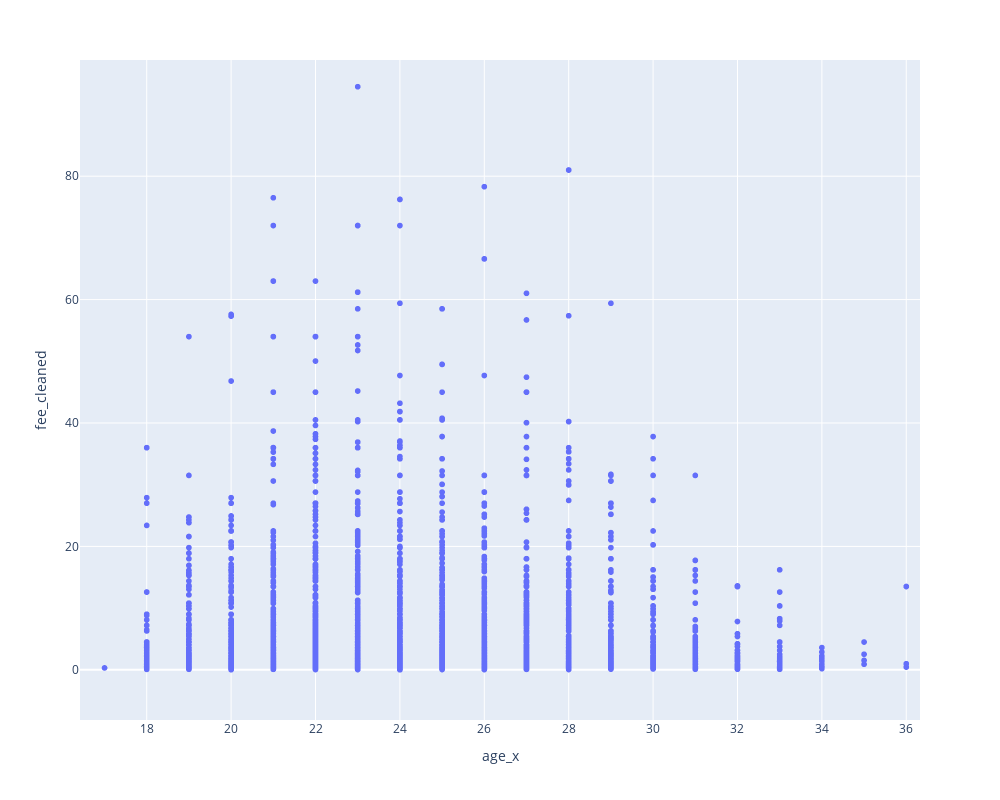

Notebook code cell kept with this figure:
### Markdown cell above
## 3.7. Player age Vs. transfer fee

### Code cell
fig = px.scatter(data, x="age_x", y="fee_cleaned", hover_data=['player_name', 'league_name_x', 'fifa year'], width=1000, height=800)
fig.show()

### Figure 1 — Plotly figure (JSON) as saved in the notebook; plotly's stock layout.template omitted (floating-point values rounded to 4 significant figures; data arrays with more than 128 entries replaced by an {"elided": "..."} marker saying what was removed)
{"data": [{"customdata": {"elided": "5098x3 mixed values"}, "hovertemplate": "age_x=%{x}<br>fee_cleaned=%{y}<br>player_name=%{customdata[0]}<br>league_name_x=%{customdata[1]}<br>fifa year=%{customdata[2]}<extra></extra>", "legendgroup": "", "marker": {"color": "#636efa", "symbol": "circle"}, "mode": "markers", "name": "", "selectedpoints": {"elided": "5090 int values"}, "showlegend": false, "type": "scattergl", "x": {"elided": "5098 int values"}, "xaxis": "x", "y": {"elided": "5098 float values"}, "yaxis": "y"}], "layout": {"dragmode": "zoom", "height": 800, "legend": {"tracegroupgap": 0}, "margin": {"t": 60}, "width": 1000, "xaxis": {"anchor": "y", "autorange": false, "domain": [0, 1], "range": [16.42, 36.33], "title": {"text": "age_x"}, "type": "linear"}, "yaxis": {"anchor": "x", "autorange": false, "domain": [0, 1], "range": [-8.134, 98.83], "title": {"text": "fee_cleaned"}, "type": "linear"}}}
